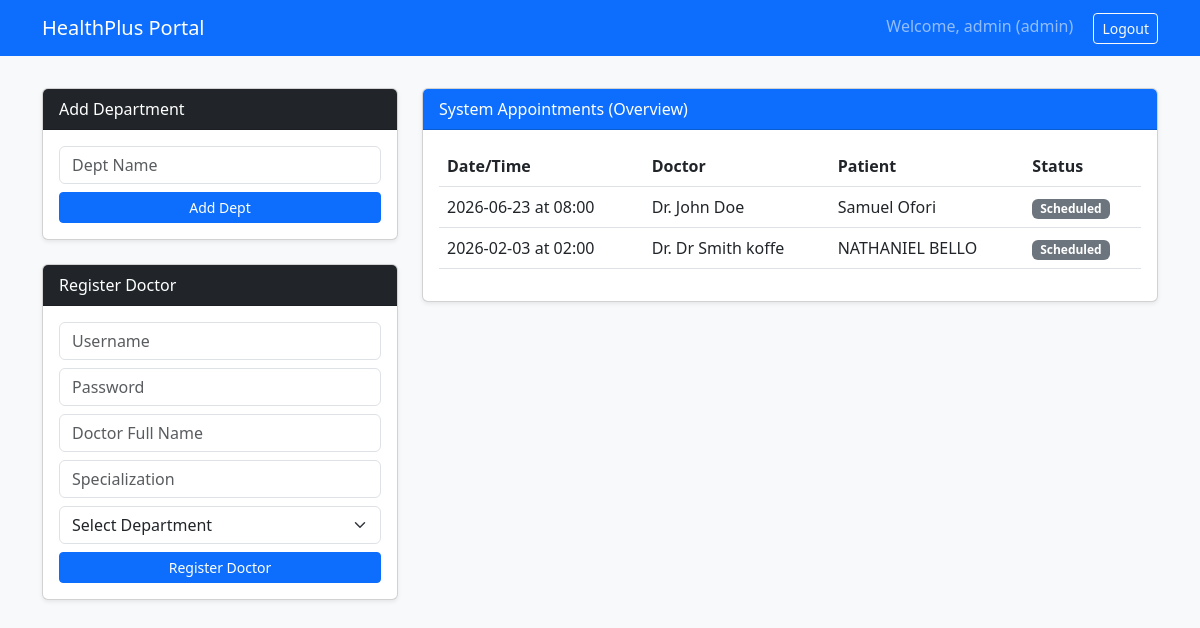
The page /dashboard (signed in) on the database its author committed.
### models.py (models this page shows)
class User(UserMixin, db.Model):
    id = db.Column(db.Integer, primary_key=True)
    username = db.Column(db.String(80), unique=True, nullable=False)
    password = db.Column(db.String(255), nullable=False)
    role = db.Column(db.String(20), nullable=False) # admin, doctor, patient
    patient_profile = db.relationship('Patient', backref='user', uselist=False)
    doctor_profile = db.relationship('Doctor', backref='user', uselist=False)

class Appointment(db.Model):
    id = db.Column(db.Integer, primary_key=True)
    patient_id = db.Column(db.Integer, db.ForeignKey('patient.id'))
    doctor_id = db.Column(db.Integer, db.ForeignKey('doctor.id'))
    date = db.Column(db.Date, nullable=False)
    time = db.Column(db.Time, nullable=False)
    status = db.Column(db.String(20), default='Scheduled') # Scheduled, Completed, No Show, Cancelled
    notes = db.Column(db.Text)

class Doctor(db.Model):
    id = db.Column(db.Integer, primary_key=True)
    user_id = db.Column(db.Integer, db.ForeignKey('user.id'))
    name = db.Column(db.String(100), nullable=False)
    specialization = db.Column(db.String(100))
    department_id = db.Column(db.Integer, db.ForeignKey('department.id'))
    appointments = db.relationship('Appointment', backref='doctor', lazy=True)

class Patient(db.Model):
    id = db.Column(db.Integer, primary_key=True)
    user_id = db.Column(db.Integer, db.ForeignKey('user.id'))
    name = db.Column(db.String(100), nullable=False)
    phone = db.Column(db.String(20))
    appointments = db.relationship('Appointment', backref='patient', lazy=True)

### app.py (the view)
@app.route('/dashboard')
@login_required
def dashboard():
    if current_user.role == 'admin':
        return render_template('admin_dashboard.html',
                               depts=Department.query.all(),
                               doctors=Doctor.query.all(),
                               appts=Appointment.query.order_by(Appointment.date.desc()).all())
    elif current_user.role == 'doctor':
        doctor = current_user.doctor_profile
        appts = Appointment.query.filter_by(doctor_id=doctor.id).order_by(Appointment.date.desc(), Appointment.time.desc()).all()
        return render_template('doctor_dashboard.html', doctor=doctor, appointments=appts)
    else:
        patient = current_user.patient_profile
        appts = Appointment.query.filter_by(patient_id=patient.id).order_by(Appointment.date.desc()).all()
        return render_template('patient_dashboard.html', patient=patient, appointments=appts)

### app.py (called while the page is built, shortened)
@login_manager.user_loader
def load_user(user_id):
    return User.query.get(int(user_id))

@app.before_request
def create_tables():
    if not os.path.exists('hospital.db'):
        with app.app_context():
            db.create_all()

### templates/admin_dashboard.html (shortened to what this page needs)
{% extends 'layout.html' %}
{% block content %}
<div class="row">
    <div class="col-md-4">
        <div class="card mb-4">
            <div class="card-header bg-dark text-white">Add Department</div>
            <div class="card-body">
                <form action="{{ url_for('add_dept') }}" method="POST">
                    <input type="text" name="name" class="form-control mb-2" placeholder="Dept Name" required>
                    <button class="btn btn-primary btn-sm w-100">Add Dept</button>
                </form>
            </div>
        </div>
        <div class="card">
            <div class="card-header bg-dark text-white">Register Doctor</div>
            <div class="card-body">
                <form action="{{ url_for('add_doctor') }}" method="POST">
                    <input type="text" name="username" class="form-control mb-2" placeholder="Username" required>
                    <input type="password" name="password" class="form-control mb-2" placeholder="Password" required>
                    <input type="text" name="name" class="form-control mb-2" placeholder="Doctor Full Name" required>
                    <input type="text" name="specialization" class="form-control mb-2" placeholder="Specialization" required>
                    <select name="department_id" class="form-select mb-2" required>
                        <option value="">Select Department</option>
                    </select>
                    <button class="btn btn-primary btn-sm w-100">Register Doctor</button>
                </form>
            </div>
        </div>
    </div>
    <div class="col-md-8">
        <div class="card mb-4">
            <div class="card-header bg-primary text-white">System Appointments (Overview)</div>
            <div class="card-body">
                <table class="table table-hover">
                    <thead>
                        <tr>
                            <th>Date/Time</th>
                            <th>Doctor</th>
                            <th>Patient</th>
                            <th>Status</th>
                        </tr>
                    </thead>
                    <tbody>
                        {% for a in appts %}
                        <tr>
                            <td>{{ a.date }} at {{ a.time.strftime('%H:%M') }}</td>
                            <td>Dr. {{ a.doctor.name }}</td>
                            <td>{{ a.patient.name }}</td>
                            <td><span class="badge bg-secondary">{{ a.status }}</span></td>
                        </tr>
                        {% endfor %}
                    </tbody>
                </table>
            </div>
        </div>
    </div>
</div>
{% endblock %}

### templates/layout.html (shortened to what this page needs)
<!DOCTYPE html>
<html lang="en">
<head>
    <link href="https://cdn.jsdelivr.net/npm/bootstrap@5.3.0/dist/css/bootstrap.min.css" rel="stylesheet">
</head>
<body>
    <nav class="navbar navbar-expand-lg navbar-dark bg-primary">
        <div class="container">
            <a class="navbar-brand" href="{{ url_for('index') }}">HealthPlus Portal</a>
            <div class="ms-auto">
                {% if current_user.is_authenticated %}
                    <span class="navbar-text me-3">Welcome, {{ current_user.username }} ({{ current_user.role }})</span>
                    <a href="{{ url_for('logout') }}" class="btn btn-outline-light btn-sm">Logout</a>
                {% else %}
                    <a href="{{ url_for('login') }}" class="btn btn-outline-light btn-sm">Login</a>
                {% endif %}
            </div>
        </div>
    </nav>
    <div class="container">
        {% block content %}{% endblock %}
    </div>
</body>
</html>

### templates/layout.html (style rules this page uses)
body { background-color: #f8f9fa; }
.navbar { margin-bottom: 2rem; }
.card { box-shadow: 0 0.125rem 0.25rem rgba(0, 0, 0, 0.075); }

### rows shown on the page
User: username "admin", role "admin"
Appointment: date "2026-06-23", time "08:00", doctor.name "John Doe", patient.name "Samuel Ofori", status "Scheduled"
Appointment: date "2026-02-03", time "02:00", doctor.name "Dr Smith koffe", patient.name "NATHANIEL BELLO", status "Scheduled"
